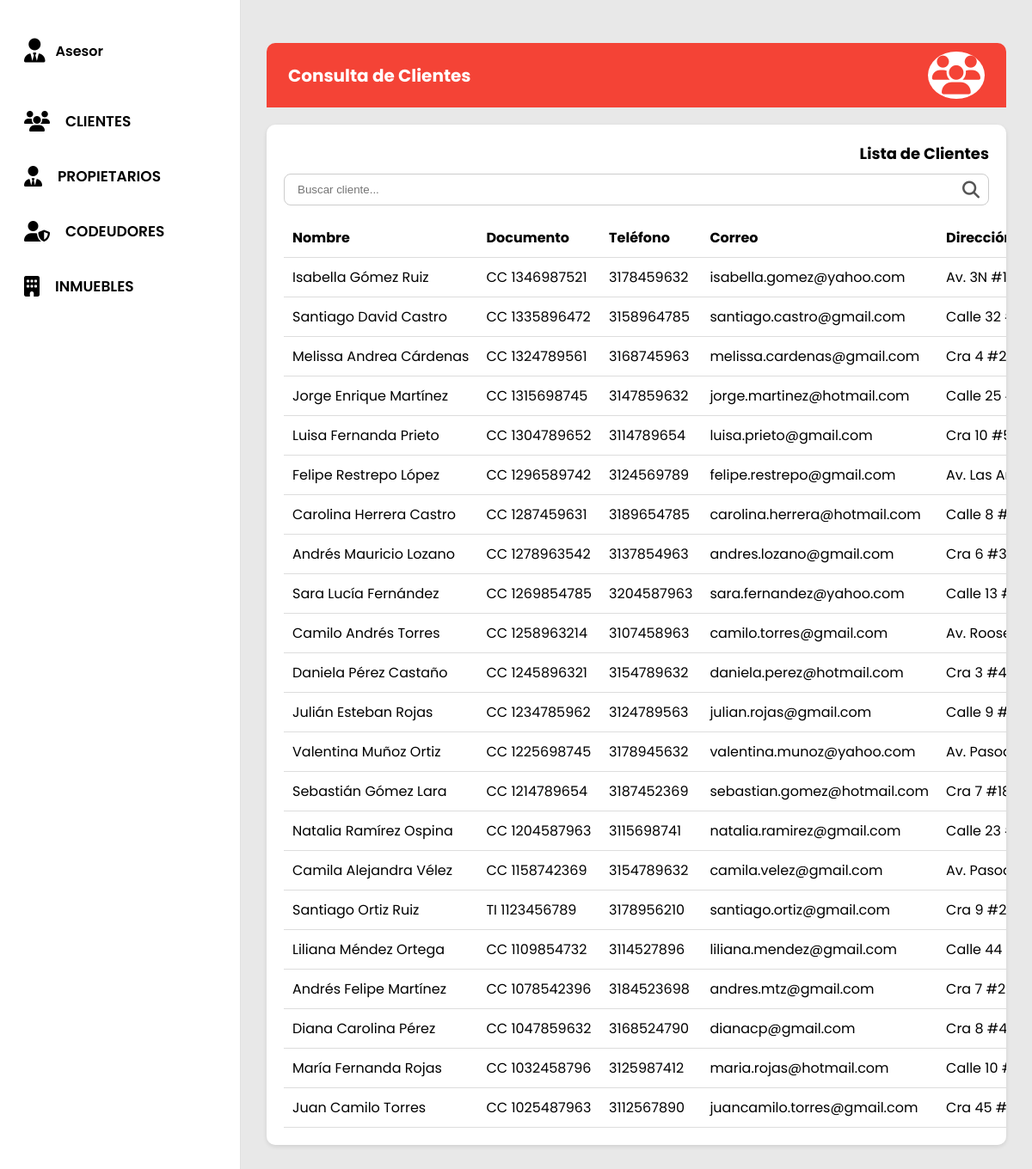
/View/advisor_clientes.php, run on the app's committed database.
### tables this page shows
CREATE TABLE `PERSON` (
    `personId` int(11) NOT NULL AUTO_INCREMENT,
    `personCategory` varchar(50) DEFAULT NULL COMMENT 'Owner, Tenant, Co-Debtor',
    `fullName` varchar(255) DEFAULT NULL,
    `documentCategory` varchar(10) DEFAULT NULL COMMENT 'ID, TI, CE, PAS, etc.',
    `documentIdentifier` varchar(50) DEFAULT NULL,
    `address` varchar(255) DEFAULT NULL,
    `phoneNumber` varchar(50) DEFAULT NULL,
    `phonePrefix` varchar(100) DEFAULT NULL COMMENT 'e.g. +57, +1, +34, etc.',
    `emailAddress` varchar(255) DEFAULT NULL,
    PRIMARY KEY (`personId`)
);

### Model/conexions.php (called while the page is built, shortened)
<?php
class Conexion {
    private $server = "localhost";
    private $user = "root";
    private $pass = "";
    private $db = "aphia_p";
    private $conexion;
    public function __construct() {
        $this->conexion = new mysqli($this->server, $this->user, $this->pass, $this->db);
    }
    public function conectar() {
        return $this->conexion;
    }
}
?>

### Model/clientesModel.php (called while the page is built, shortened)
<?php
require_once __DIR__ . '/../Model/conexions.php';
class ClienteModel {
    private $conn;
    public function __construct() {
        $database = new Conexion();
        $this->conn = $database->conectar();
    }
    public function obtenerTodos() {
        $sql = "SELECT * FROM PERSON WHERE personCategory = 'Cliente' ORDER BY personId DESC";
        $stmt = $this->conn->prepare($sql);
        $stmt->execute();
        return $stmt->get_result()->fetch_all(MYSQLI_ASSOC);
    }
}
?>

### Controller/AdvisorClienteController.php (called while the page is built)
<?php
require_once __DIR__ . '/../Model/clientesModel.php';
class AdvisorClienteController {
    private $model;
    public function __construct() {
        $this->model = new ClienteModel();
    }
    public function listar() {
        return $this->model->obtenerTodos();
    }
}

### View/advisor_clientes.php (the view, shortened to what this page needs)
<?php
require_once __DIR__ . '/../Controller/AdvisorClienteController.php';
$controller = new AdvisorClienteController();
$clientes = $controller->listar();
?>
<!DOCTYPE html>
<html lang="es">
<head>
  <link rel="stylesheet" href="Styles/style_administrator_dashboard.css">
  <link rel="stylesheet" href="Styles/registro_cliente.css">
  <link rel="stylesheet" href="https://cdnjs.cloudflare.com/ajax/libs/font-awesome/6.5.0/css/all.min.css">
</head>
<body>
  <div class="container">
    <aside class="sidebar">
      <div class="user"><i class="fa-solid fa-user-tie"></i><span>Asesor</span></div>
      <nav class="menu">
        <a href="#" class="activo"><i class="fas fa-users"></i><span>CLIENTES</span></a>
        <a href="advisor_propietarios.php"><i class="fas fa-user-tie"></i><span>PROPIETARIOS</span></a>
        <a href="advisor_codeudores.php"><i class="fas fa-user-shield"></i><span>CODEUDORES</span></a>
        <a href="advisor_inmuebles.php"><i class="fas fa-building"></i><span>INMUEBLES</span></a>
      </nav>
    </aside>
    <main class="main-content">
      <div class="contenedor">
        <div class="header">
          <div>Consulta de Clientes</div>
          <div class="icono"><i class="fa-solid fa-users"></i></div>
        </div>
        <div class="listado">
          <h2>Lista de Clientes</h2>
          <div class="buscador">
            <input type="text" id="buscador-clientes" placeholder="Buscar cliente...">
            <i class="fa-solid fa-magnifying-glass"></i>
          </div>
          <table>
            <thead>
              <tr>
                <th>Nombre</th>
                <th>Documento</th>
                <th>Teléfono</th>
                <th>Correo</th>
                <th>Dirección</th>
              </tr>
            </thead>
            <tbody>
              <?php if (!empty($clientes)): ?>
                <?php foreach ($clientes as $c): ?>
                  <tr>
                    <td><?= htmlspecialchars($c['fullName']) ?></td>
                    <td><?= htmlspecialchars($c['documentCategory']) . ' ' . htmlspecialchars($c['documentIdentifier']) ?></td>
                    <td><?= htmlspecialchars($c['phoneNumber']) ?></td>
                    <td><?= htmlspecialchars($c['emailAddress']) ?></td>
                    <td><?= htmlspecialchars($c['address']) ?></td>
                  </tr>
                <?php endforeach; ?>
              <?php else: ?>
                <tr>
                  <td colspan="6">No hay clientes registrados</td>
                </tr>
              <?php endif; ?>
            </tbody>
          </table>
        </div>
      </div>
    </main>
  </div>
</body>
</html>

### View/Styles/style_administrator_dashboard.css (style rules this page uses)
* { margin: 0; padding: 0; box-sizing: border-box; }
body { font-family: "Poppins", Arial, sans-serif; height: 100vh; overflow: hidden; }
.container { display: flex; height: 100vh; width: 100%; }
.sidebar { width: 280px; background-color: #fff; display: flex; flex-direction: column; align-items: flex-start; padding: 45px 25px; border-right: 1px solid #e0e0e0; gap: 55px; flex-shrink: 0; }
.user { display: flex; align-items: center; gap: 12px; font-weight: 600; font-size: 16px; color: #000; padding-left: 3px; }
.user i { font-size: 28px; color: #000; }
.menu { display: flex; flex-direction: column; gap: 38px; width: 100%; }
.menu a { display: flex; align-items: center; gap: 18px; font-size: 17px; font-weight: 600; color: #000; text-decoration: none; transition: all 0.3s ease; padding-left: 3px; }
.menu a i { font-size: 24px; color: #000; z-index: 2; }
.main-content { flex: 1; position: relative; height: 100vh; overflow: hidden; background-color: #e8e8e8; display: flex; align-items: center; justify-content: center; }

### View/Styles/registro_cliente.css (style rules this page uses)
* { margin: 0; padding: 0; box-sizing: border-box; }
body { font-family: "Poppins", Arial, sans-serif; height: 100vh; overflow: hidden; background-color: #f44336; }
.container { display: flex; height: 100vh; width: 100%; }
.sidebar { width: 280px; background-color: #fff; display: flex; flex-direction: column; align-items: flex-start; padding: 45px 25px; border-right: 1px solid #e0e0e0; gap: 55px; flex-shrink: 0; }
.user { display: flex; align-items: center; gap: 12px; font-weight: 600; font-size: 16px; color: #000; padding-left: 3px; }
.user i { font-size: 28px; color: #000; }
.menu { display: flex; flex-direction: column; gap: 38px; width: 100%; }
.menu a { display: flex; align-items: center; gap: 18px; font-size: 17px; font-weight: 600; color: #000; text-decoration: none; transition: all 0.3s ease; padding-left: 3px; }
.menu a i { font-size: 24px; color: #000; z-index: 2; }
.main-content { flex: 1; position: relative; height: 100vh; overflow-y: auto; background-color: #e8e8e8; display: flex; align-items: flex-start; justify-content: center; padding: 30px 0; }
.contenedor { width: 100%; display: flex; flex-direction: column; align-items: stretch; padding: 20px 30px; box-sizing: border-box; }
.header { display: flex; justify-content: space-between; align-items: center; width: 100%; max-width: none; padding: 10px 25px; background-color: #f44336; color: #fff; font-weight: bold; font-size: 20px; border-radius: 10px 10px 0 0; }
.header .icono i { font-size: 45px; background: #fff; color: #f44336; border-radius: 50%; padding: 5px; }
.listado { background-color: #fff; width: 100%; max-width: none; margin-top: 20px; padding: 20px; border-radius: 10px; box-shadow: 0 2px 5px rgba(0, 0, 0, 0.1); overflow-x: auto; }
.listado h2 { text-align: right; font-size: 18px; margin: 0 0 10px 0; }
.buscador { display: flex; align-items: center; border: 1px solid #ccc; border-radius: 8px; padding: 5px 10px; margin-bottom: 15px; min-width: 250px; }
.buscador input { border: none; outline: none; flex: 1; padding: 5px; }
.buscador i { font-size: 20px; color: #555; }
.listado table { width: 100%; border-collapse: collapse; min-width: 600px; }
th, td { border-bottom: 1px solid #ddd; padding: 10px; text-align: left; white-space: nowrap; }
th { font-weight: bold; }

### data on the page
person: fullName "Isabella Gómez Ruiz", documentCategory "CC", documentIdentifier "1346987521", phoneNumber "3178459632", emailAddress "isabella.gomez@yahoo.com", address "Av. 3N…"
person: fullName "Santiago David Castro", documentCategory "CC", documentIdentifier "1335896472", phoneNumber "3158964785", emailAddress "santiago.castro@gmail.com", address "Calle 32…"
person: fullName "Melissa Andrea Cárdenas", documentCategory "CC", documentIdentifier "1324789561", phoneNumber "3168745963", emailAddress "melissa.cardenas@gmail.com", address "Cra 4…"
person: fullName "Jorge Enrique Martínez", documentCategory "CC", documentIdentifier "1315698745", phoneNumber "3147859632", emailAddress "jorge.martinez@hotmail.com", address "Calle 25…"
person: fullName "Luisa Fernanda Prieto", documentCategory "CC", documentIdentifier "1304789652", phoneNumber "3114789654", emailAddress "luisa.prieto@gmail.com", address "Cra 10…"
person: fullName "Felipe Restrepo López", documentCategory "CC", documentIdentifier "1296589742", phoneNumber "3124569789", emailAddress "felipe.restrepo@gmail.com", address "Av. Las…"
person: fullName "Carolina Herrera Castro", documentCategory "CC", documentIdentifier "1287459631", phoneNumber "3189654785", emailAddress "carolina.herrera@hotmail.com", address "Calle 8…"
person: fullName "Andrés Mauricio Lozano", documentCategory "CC", documentIdentifier "1278963542", phoneNumber "3137854963", emailAddress "andres.lozano@gmail.com", address "Cra 6…"
person: fullName "Sara Lucía Fernández", documentCategory "CC", documentIdentifier "1269854785", phoneNumber "3204587963", emailAddress "sara.fernandez@yahoo.com", address "Calle 13…"
person: fullName "Camilo Andrés Torres", documentCategory "CC", documentIdentifier "1258963214", phoneNumber "3107458963", emailAddress "camilo.torres@gmail.com", address "Av.…"
person: fullName "Daniela Pérez Castaño", documentCategory "CC", documentIdentifier "1245896321", phoneNumber "3154789632", emailAddress "daniela.perez@hotmail.com", address "Cra 3…"
person: fullName "Julián Esteban Rojas", documentCategory "CC", documentIdentifier "1234785962", phoneNumber "3124789563", emailAddress "julian.rojas@gmail.com", address "Calle 9…"
person: fullName "Valentina Muñoz Ortiz", documentCategory "CC", documentIdentifier "1225698745", phoneNumber "3178945632", emailAddress "valentina.munoz@yahoo.com", address "Av.…"
person: fullName "Sebastián Gómez Lara", documentCategory "CC", documentIdentifier "1214789654", phoneNumber "3187452369", emailAddress "sebastian.gomez@hotmail.com", address "Cra 7…"
person: fullName "Natalia Ramírez Ospina", documentCategory "CC", documentIdentifier "1204587963", phoneNumber "3115698741", emailAddress "natalia.ramirez@gmail.com", address "Calle 23…"
person: fullName "Camila Alejandra Vélez", documentCategory "CC", documentIdentifier "1158742369", phoneNumber "3154789632", emailAddress "camila.velez@gmail.com", address "Av.…"
person: fullName "Santiago Ortiz Ruiz", documentCategory "TI", documentIdentifier "1123456789", phoneNumber "3178956210", emailAddress "santiago.ortiz@gmail.com", address "Cra 9…"
person: fullName "Liliana Méndez Ortega", documentCategory "CC", documentIdentifier "1109854732", phoneNumber "3114527896", emailAddress "liliana.mendez@gmail.com", address "Calle 44…"
person: fullName "Andrés Felipe Martínez", documentCategory "CC", documentIdentifier "1078542396", phoneNumber "3184523698", emailAddress "andres.mtz@gmail.com", address "Cra 7…"
person: fullName "Diana Carolina Pérez", documentCategory "CC", documentIdentifier "1047859632", phoneNumber "3168524790", emailAddress "dianacp@gmail.com", address "Cra 8…"
person: fullName "María Fernanda Rojas", documentCategory "CC", documentIdentifier "1032458796", phoneNumber "3125987412", emailAddress "maria.rojas@hotmail.com", address "Calle 10…"
person: fullName "Juan Camilo Torres", documentCategory "CC", documentIdentifier "1025487963", phoneNumber "3112567890", emailAddress "juancamilo.torres@gmail.com", address "Cra 45…"
